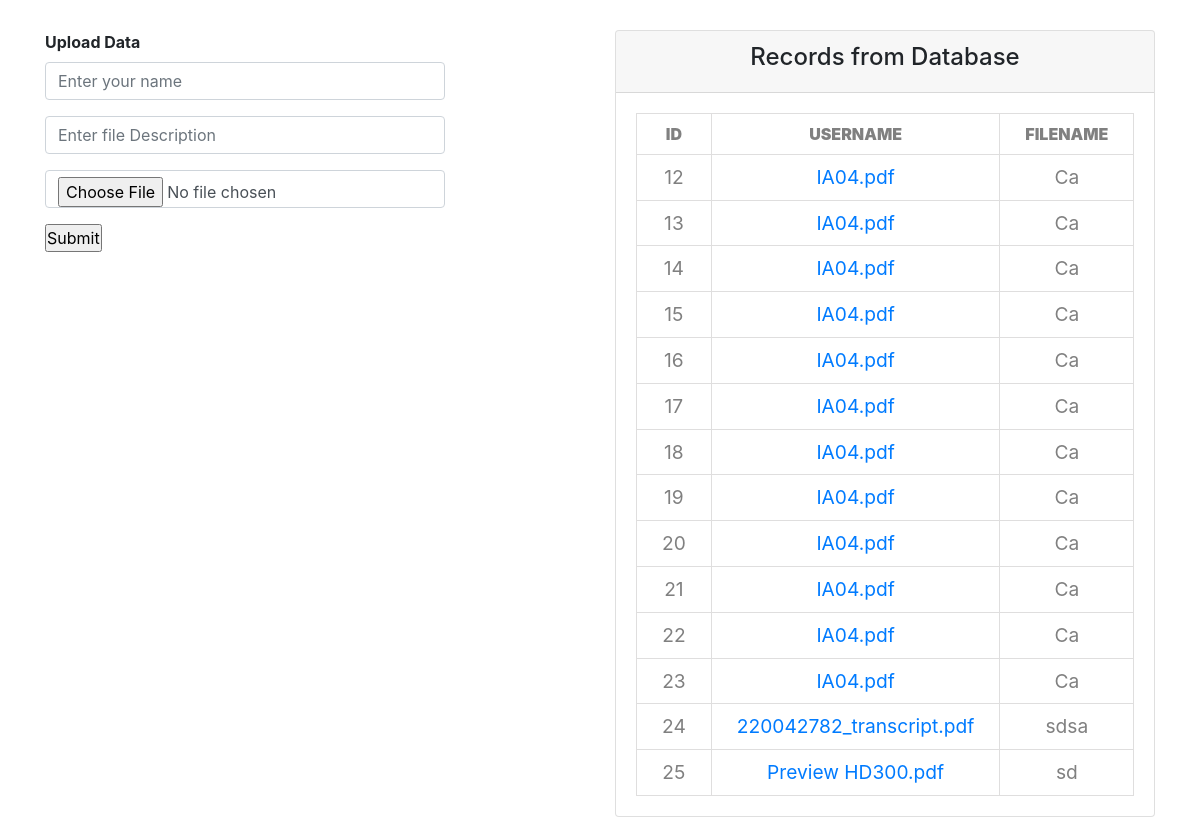
/upload.php, run on the app's committed database.
### tables this page shows
CREATE TABLE `pdf` (
  `pdfID` int(11) NOT NULL,
  `fileName` varchar(200) NOT NULL,
  `userName` varchar(200) NOT NULL,
  `pdfDescription` varchar(200) NOT NULL
);

### upload.php (the view, shortened to what this page needs)
<?php include 'dbcon.php'; ?>
<!DOCTYPE html>
<html lang="en">
<head>
    <link rel="stylesheet" href=
    "https://cdn.jsdelivr.net/npm/bootstrap@4.6.1/dist/css/bootstrap.min.css">
    <link rel="stylesheet" href="style/uploadStyle.css">
</head>
<body>
<div class="container" style="margin-top:30px">
    <div class="row">
        <div class="col-lg-6 col-md-6 col-12">
            <strong>Upload Data</strong>
            <form method="post" enctype="multipart/form-data">
                <div class="form-input py-2">
                    <div class="form-group">
                        <input type="text" class="form-control"
                               placeholder="Enter your name" name="name">
                    </div>
                    <div class="form-group">
                        <input type="text" class="form-control"
                               placeholder="Enter file Description" name="Description">
                    </div>
                    <div class="form-group">
                        <input type="file" name="pdf_file"
                               class="form-control" accept=".pdf" required/>
                    </div>
                    <div class="form-group">
                        <input type="submit"
                               class="btnRegister" name="submit" value="Submit">
                    </div>
                </div>
            </form>
        </div>
        <div class="col-lg-6 col-md-6 col-12">
            <div class="card">
                <div class="card-header text-center">
                    <h4>Records from Database</h4>
                </div>
                <div class="card-body">
                    <div class="table-responsive">
                        <table>
                            <thead>
                            <th>ID</th>
                            <th>UserName</th>
                            <th>FileName</th>
                            </thead>
                            <tbody>
                            <?php
                            $selectQuery = "select * from pdf";
                            $squery = mysqli_query($con, $selectQuery);
                            while (($result = mysqli_fetch_assoc($squery))) {
                                ?>
                                <tr>
                                    <td><?php echo $result['pdfID']; ?></td>
                                    <td><a href="./pdf/<?php echo $result['fileName']; ?>" download><?php echo $result['fileName']; ?></a></td>
                                    <td><?php echo $result['userName']; ?></td>
                                </tr>
                                <?php
                            }
                            ?>
                            </tbody>
                        </table>
                    </div>
                </div>
            </div>
        </div>
    </div>
</body>
</html>

### style/uploadStyle.css (style rules this page uses)
* { margin: 0; padding: 0; box-sizing: border-box; }
body { justify-content: center; align-items: center; }
.form-input { max-width: 400px; }
table { border-collapse: collapse; background-color: #fff; border-radius: 10px; margin: auto; }
th,td { border: 1px solid #dfdede; padding: 8px 25px; justify-content: center; text-align: center; align-items: center; color: grey; }
th { text-transform: uppercase; font-weight: 900; }
td { font-size: 1.2rem; }

### data on the page
pdf: pdfID "12", fileName "IA04.pdf", userName "Ca"
pdf: pdfID "13", fileName "IA04.pdf", userName "Ca"
pdf: pdfID "14", fileName "IA04.pdf", userName "Ca"
pdf: pdfID "15", fileName "IA04.pdf", userName "Ca"
pdf: pdfID "16", fileName "IA04.pdf", userName "Ca"
pdf: pdfID "17", fileName "IA04.pdf", userName "Ca"
pdf: pdfID "18", fileName "IA04.pdf", userName "Ca"
pdf: pdfID "19", fileName "IA04.pdf", userName "Ca"
pdf: pdfID "20", fileName "IA04.pdf", userName "Ca"
pdf: pdfID "21", fileName "IA04.pdf", userName "Ca"
pdf: pdfID "22", fileName "IA04.pdf", userName "Ca"
pdf: pdfID "23", fileName "IA04.pdf", userName "Ca"
pdf: pdfID "24", fileName "220042782_transcript.pdf", userName "sdsa"
pdf: pdfID "25", fileName "Preview HD300.pdf", userName "sd"
